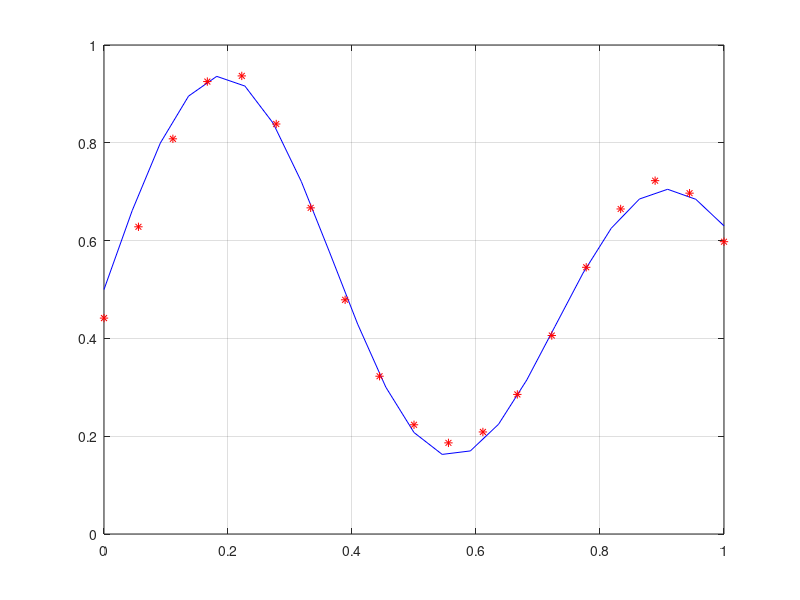

MATLAB code for this plot:
%% IS LD3
% Atliko: DISfm-21 gr. stud. Gabriela Vdoviak

clc;
clear all;
close all;
%% Tinklo mokymo etapas
% Duomenų paruošimas
x = 0:1/22:1;
d = ((1 + 0.6*sin(2*pi*x/0.7)) + (0.3*sin(2*pi*x)))/2;
figure(1);
plot(x,d,'b');
grid on;
hold on;

% Parenkami r, c parametrai
c1 = 0.2;
c2 = 0.9;
r1 = 0.15;
r2 = 0.15;

% Antro sluoksnio ryšių svoriai
w1 = rand(1);
w2 = rand(1);
b = rand(1);
n = 0.1;
N = 5000;

% Tinklo mokymas
for k = 1:N
    for i = 1:length(x)     
    f1 = exp(-(((x(i)-c1)^2)/(2*r1^2)));
    f2 = exp(-(((x(i)-c2)^2)/(2*r2^2)));
    y = f1*w1 + f2*w2 + b;
    e = d(i) - y;
    % Svorių atnaujinimas
    w1 = w1 + n*e*f1;
    w2 = w2 + n*e*f2;
    b = b + n*e;
    end
end

%% Testavimo etapas
a = 0:1/18:1;
z = zeros(1,length(a));

for j = 1:length(a)
    f1 = exp(-(((a(j)-c1)^2)/(2*r1^2)));
    f2 = exp(-(((a(j)-c2)^2)/(2*r2^2)));
    y = f1*w1 + f2*w2 + b;
    z(j) = y;
end

% Mokymo rezultato grafikas
plot(a,z,'r*');

%% Papildoma užduotis
